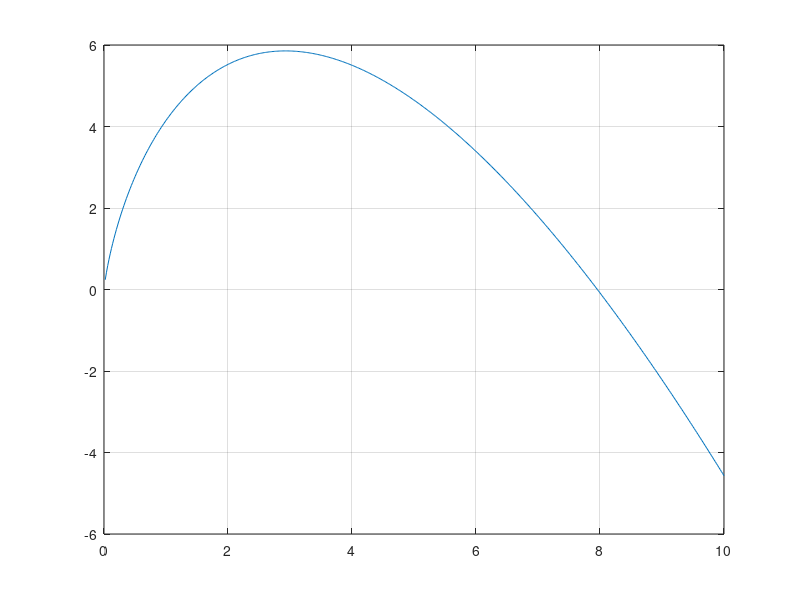

Write MATLAB code to recreate this figure.
clear all;
close all;

ts = linspace(0, 10, 500);
xs = 4 * ts .* log(5 ./ sqrt(pi * ts));

figure;

plot(ts, xs);
grid on;

print -dpng ../img/q453b.png -r300
